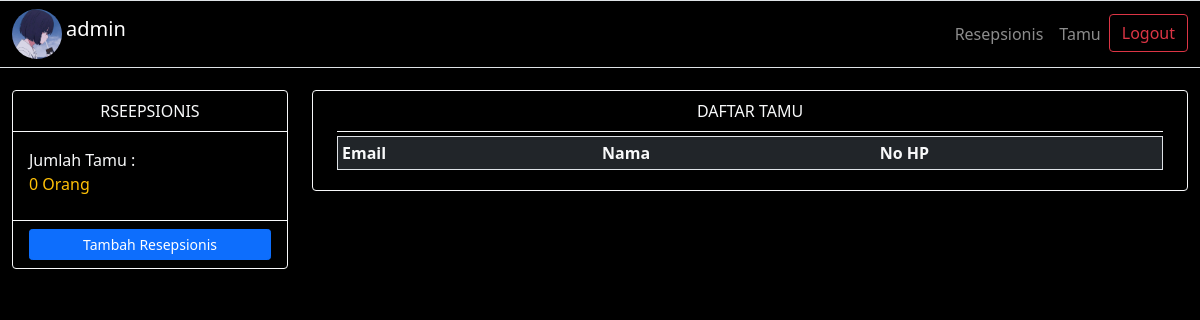
The page /tamu.php (signed in) on the database as committed earlier.
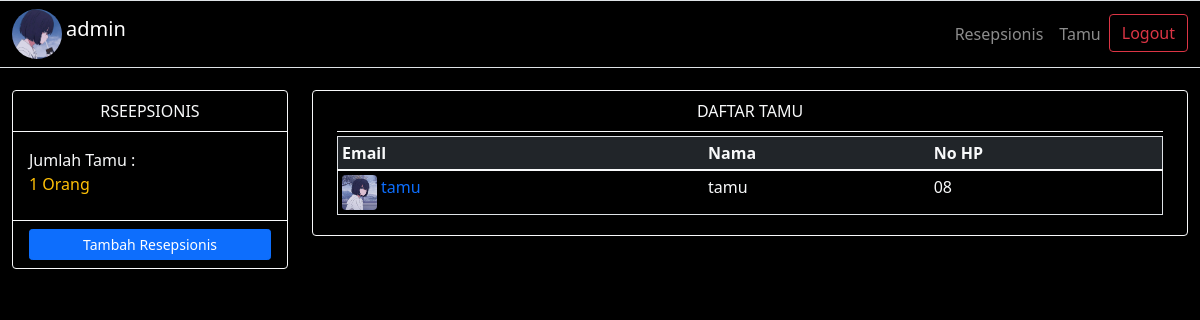
The same page on the database as committed later.
### tables this page shows
CREATE TABLE `user` (
  `username` varchar(100) NOT NULL,
  `password` varchar(100) NOT NULL,
  `gambar` varchar(200) DEFAULT NULL,
  `role` enum('Admin','Resepsionis','Tamu','') NOT NULL,
  `nama` varchar(50) DEFAULT NULL,
  `no_hp` varchar(15) DEFAULT NULL,
  `alamat` text DEFAULT NULL
);

### functions.php (called while the page is built, shortened)
<?php
$conn = mysqli_connect("localhost", "root", "", "hotel-hebat");
function query($query)
{
	global $conn;
	$result = mysqli_query($conn, $query);
	$rows = [];
	while ($row = mysqli_fetch_assoc($result)) {
		$rows[] = $row;
	}
	return $rows;
}

### tamu.php (the view, shortened to what this page needs)
<?php
require 'functions.php';
?>
<!doctype html>
<html lang="en">
<head>
	<link href="https://cdn.jsdelivr.net/npm/bootstrap@5.1.3/dist/css/bootstrap.min.css" rel="stylesheet">
	<link rel="stylesheet" href="https://cdn.datatables.net/1.11.4/css/dataTables.bootstrap5.min.css">
</head>
<body style="background-color: black;">
	<?php
	include './r_navbar.php';
	?>
	<div class="container-fluid" style="margin-top: 90px;">
		<div class="row">
			<div class="col-lg-3">
				<div class="row">
					<div class="col">
						<div class="card border-light mb-3" style="width:auto; background-color:black;">
							<div class="card-header bg-transparent text-center border-light text-light">RSEEPSIONIS</div>
							<div class="card-body text-light">
								<div class="card-title">Jumlah Tamu :
									<p class="card-text text-warning">
										<?php
										$query = mysqli_query($conn, "SELECT COUNT(username) as jumlah FROM user WHERE role = 'Tamu'");
										$result = mysqli_fetch_assoc($query);
										echo $result['jumlah'];
										?> Orang
									</p>
								</div>
							</div>
							<div class="card-footer bg-transparent border-light">
								<a type="button" class="btn btn-sm btn-primary d-block" data-bs-toggle="modal" data-bs-target="#TbResepsionis">
									Tambah Resepsionis
								</a>
							</div>
						</div>
					</div>
				</div>
			</div>
			<div class="col-lg-9">
				<div class="card border-light container-fluid pb-1 text-light" style="width:auto; background-color:black;">
					<div class="card-header bg-transparent text-center border-light text-light">DAFTAR TAMU</div>
					<div class="table-responsive mt-1">
						<table id="example" class="table border-start border-end border-top text-nowrap table-sm" style="width:100%">
							<thead class="bg-dark text-light">
								<tr>
									<th>Email</th>
									<th>Nama</th>
									<th>No HP</th>
								</tr>
							</thead>
							<tbody class="text-light">
								<?php
								$tamu = query("SELECT * FROM user WHERE role = 'Tamu'");
								?>
								<?php foreach ($tamu as $row) : ?>
									<tr>
										<td>
											<div class="d-flex">
												<img src="./img/user/pp/<?= $row['gambar']; ?>" style="width: 35px;" class="rounded" alt="PP">
												<a class="mx-1 " style="text-decoration: none;" href="./detail.php?user=<?= $row['username']; ?>"><?= $row['username']; ?></a>
											</div>
										</td>
										<td><?= $row['nama']; ?></td>
										<td><?= $row['no_hp']; ?></td>
									</tr>
								<?php endforeach; ?>
							</tbody>
						</table>
					</div>
				</div>
			</div>
		</div>
	</div>
</body>
</html>

### r_navbar.php (shortened to what this page needs)
<nav class="navbar fixed-top navbar-expand-sm navbar-dark border-bottom border-top" style="background-color: black;">
  <div class="container-fluid">
    <div class="d-flex" href="#">
      <img src="./img/user/pp/<?= $_SESSION['gambar']; ?>" alt="Avatar Logo" style="width: 50px;" class="rounded-pill">
      <div class="navbar-brand mx-1"><?= $_SESSION['username']; ?></div>
    </div>
  </div>
  <div class="collapse navbar-collapse" id="mynavbar">
    <div class="mx-auto container">
      <ul class="navbar-nav me-auto">
        <li class="nav-item">
          <a class="nav-link" href="./resepsionis.php">Resepsionis</a>
        </li>
        <li class="nav-item">
          <a class="nav-link" href="./tamu.php">Tamu</a>
        </li>
        <li class="nav-item">
          <a href="./logout.php" class="btn btn-outline-danger" onclick="return confirm('yakin keluar?');">Logout</a>
        </li>
      </ul>
    </div>
  </div>
</nav>

Rows that differ between the two databases and show on the page:
added user: gambar (picture), username "tamu", nama "tamu", no_hp "08"
Other text that changed with them:
$result['jumlah']: "0" → "1"
